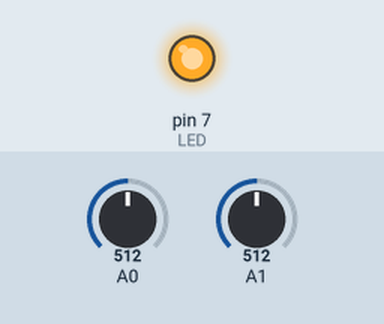
Bench run of a sketch on a simulated Arduino Uno, built with avr-gcc and run on an emulated ATmega328P. Shown: output pins drawn as LEDs (lit = HIGH). Dashed ring = blinking. Inputs (shaded band) come from the test bench; at power-on: A0 = 512, A1 = 512. MIDI output is not drawn.

Above: at 2.6 s.
At 10.9 s:
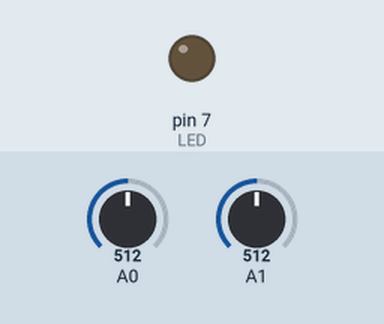
11.0 s: A0 set to 0
21.1 s: A0 set to 122
At 22.6 s:
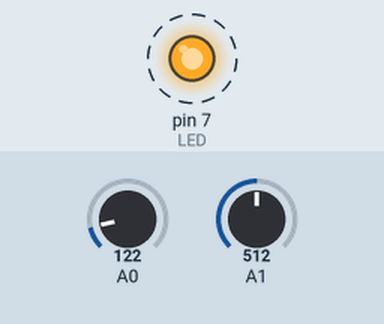
Timing chart, 0 to 37.2 s (numbered marks = the images above; inputs shaded):
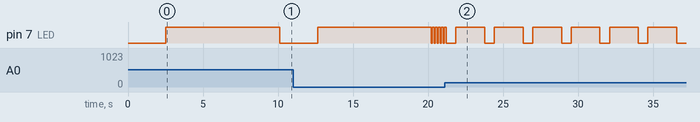

Measured:
- after the input at 21.1 s, pin 7 (LED): alternates HIGH for 1.9 s and LOW for 0.64 s, starting after 0.76 s

The sketch:

MIDI_Apeggiator_interrupt.ino
```cpp
#include <MIDI.h>


volatile int pattern1 = 0;

// Simple tutorial on how to receive and send MIDI messages.
// Here, when receiving any message on channel 4, the Arduino
// will blink a led and play back a note for 1 second.

MIDI_CREATE_DEFAULT_INSTANCE();

#define LED 7   		    // LED pin on Arduino Uno


void setup()
{
  pinMode(LED, OUTPUT);
  pinMode(2,INPUT_PULLUP);
  pinMode(3,INPUT_PULLUP);
  MIDI.begin();
  attachInterrupt(2, patternChange, CHANGE);
}

void loop()
{
  digitalWrite(LED,LOW);
  int time = map(analogRead(A0),0,1023,50,5000);
  int note = map(analogRead(A1),0,1023,21,108);
  //first note
  MIDI.sendNoteOn(note,127,1);
  delay(time);
  digitalWrite(LED,HIGH);
  MIDI.sendNoteOff(note,0,1);
  switch (pattern1){
  case 0:
    MIDI.sendNoteOn(note+5,127,1);
    delay(time);
    MIDI.sendNoteOff(note+5,0,1);
    MIDI.sendNoteOn(note+8,127,1);
    delay(time);
    MIDI.sendNoteOff(note+8,0,1);
    break;
  case 1:
    MIDI.sendNoteOn(note+4,127,1);
    delay(time);
    MIDI.sendNoteOff(note+4,0,1);
    MIDI.sendNoteOn(note+8,127,1);
    delay(time);
    MIDI.sendNoteOff(note+8,0,1);
    break;
  case 2:
    MIDI.sendNoteOn(note+6,127,1);
    delay(time);
    MIDI.sendNoteOff(note+6,0,1);
    MIDI.sendNoteOn(note+8,127,1);
    delay(time);
    MIDI.sendNoteOff(note+8,0,1);
  }
  //last note
  MIDI.sendNoteOn(note+12,127,1);
  delay(time);
  MIDI.sendNoteOff(note+12,0,1);

}

void patternChange()
{
  pattern1++;// = (pattern1+1)%3;
}
```
